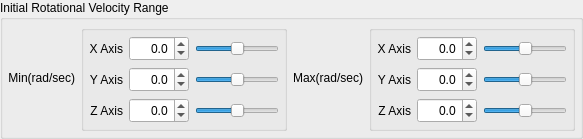
                   <widget class="QGroupBox" name="RadialShooterInitialRotationBox" >
                    <property name="sizePolicy" >
                     <sizepolicy vsizetype="Fixed" hsizetype="Expanding" >
                      <horstretch>0</horstretch>
                      <verstretch>0</verstretch>
                     </sizepolicy>
                    </property>
                    <property name="toolTip" >
                     <string>The inital rotational velocity range the Shooter applies to each particle</string>
                    </property>
                    <property name="title" >
                     <string>Initial Rotational Velocity Range</string>
                    </property>
                    <layout class="QHBoxLayout" name="horizontalLayout_8" >
                     <property name="margin" >
                      <number>5</number>
                     </property>
                     <item>
                      <widget class="QLabel" name="RadialShooterInitialMinRotationLabel" >
                       <property name="sizePolicy" >
                        <sizepolicy vsizetype="Fixed" hsizetype="Preferred" >
                         <horstretch>0</horstretch>
                         <verstretch>0</verstretch>
                        </sizepolicy>
                       </property>
                       <property name="text" >
                        <string>Min(rad/sec)</string>
                       </property>
                       <property name="alignment" >
                        <set>Qt::AlignRight|Qt::AlignTrailing|Qt::AlignVCenter</set>
                       </property>
                      </widget>
                     </item>
                     <item>
                      <widget class="QGroupBox" name="InitialMinRotationBox" >
                       <property name="sizePolicy" >
                        <sizepolicy vsizetype="Expanding" hsizetype="Expanding" >
                         <horstretch>0</horstretch>
                         <verstretch>0</verstretch>
                        </sizepolicy>
                       </property>
                       <property name="title" >
                        <string/>
                       </property>
                       <layout class="QGridLayout" name="gridLayout_11" >
                        <property name="margin" >
                         <number>5</number>
                        </property>
                        <item row="0" column="0" >
                         <widget class="QLabel" name="RadialShooterInitialMinRotationXLabel" >
                          <property name="sizePolicy" >
                           <sizepolicy vsizetype="Fixed" hsizetype="Preferred" >
                            <horstretch>0</horstretch>
                            <verstretch>0</verstretch>
                           </sizepolicy>
                          </property>
                          <property name="minimumSize" >
                           <size>
                            <width>0</width>
                            <height>25</height>
                           </size>
                          </property>
                          <property name="text" >
                           <string>X Axis</string>
                          </property>
                          <property name="alignment" >
                           <set>Qt::AlignRight|Qt::AlignTrailing|Qt::AlignVCenter</set>
                          </property>
                         </widget>
                        </item>
                        <item row="1" column="0" >
                         <widget class="QLabel" name="RadialShooterInitialMinRotationYLabel" >
                          <property name="sizePolicy" >
                           <sizepolicy vsizetype="Fixed" hsizetype="Preferred" >
                            <horstretch>0</horstretch>
                            <verstretch>0</verstretch>
                           </sizepolicy>
                          </property>
                          <property name="minimumSize" >
                           <size>
                            <width>0</width>
                            <height>25</height>
                           </size>
                          </property>
                          <property name="text" >
                           <string>Y Axis</string>
                          </property>
                          <property name="alignment" >
                           <set>Qt::AlignRight|Qt::AlignTrailing|Qt::AlignVCenter</set>
                          </property>
                         </widget>
                        </item>
                        <item row="2" column="0" >
                         <widget class="QLabel" name="RadialShooterInitialMinRotationZLabel" >
                          <property name="sizePolicy" >
                           <sizepolicy vsizetype="Fixed" hsizetype="Preferred" >
                            <horstretch>0</horstretch>
                            <verstretch>0</verstretch>
                           </sizepolicy>
                          </property>
                          <property name="minimumSize" >
                           <size>
                            <width>0</width>
                            <height>25</height>
                           </size>
                          </property>
                          <property name="text" >
                           <string>Z Axis</string>
                          </property>
                          <property name="alignment" >
                           <set>Qt::AlignRight|Qt::AlignTrailing|Qt::AlignVCenter</set>
                          </property>
                         </widget>
                        </item>
                        <item row="0" column="2" >
                         <widget class="QSlider" name="RadialShooterInitialMinRotationXSlider" >
                          <property name="minimum" >
                           <number>-100</number>
                          </property>
                          <property name="maximum" >
                           <number>100</number>
                          </property>
                          <property name="orientation" >
                           <enum>Qt::Horizontal</enum>
                          </property>
                         </widget>
                        </item>
                        <item row="0" column="1" >
                         <widget class="QDoubleSpinBox" name="RadialShooterInitialMinRotationXSpinBox" >
                          <property name="sizePolicy" >
                           <sizepolicy vsizetype="Fixed" hsizetype="Fixed" >
                            <horstretch>0</horstretch>
                            <verstretch>0</verstretch>
                           </sizepolicy>
                          </property>
                          <property name="minimumSize" >
                           <size>
                            <width>60</width>
                            <height>25</height>
                           </size>
                          </property>
                          <property name="maximumSize" >
                           <size>
                            <width>60</width>
                            <height>25</height>
                           </size>
                          </property>
                          <property name="alignment" >
                           <set>Qt::AlignRight|Qt::AlignTrailing|Qt::AlignVCenter</set>
                          </property>
                          <property name="decimals" >
                           <number>1</number>
                          </property>
                          <property name="minimum" >
                           <double>-10.000000000000000</double>
                          </property>
                          <property name="maximum" >
                           <double>10.000000000000000</double>
                          </property>
                          <property name="singleStep" >
                           <double>0.100000000000000</double>
                          </property>
                         </widget>
                        </item>
                        <item row="1" column="2" >
                         <widget class="QSlider" name="RadialShooterInitialMinRotationYSlider" >
                          <property name="minimum" >
                           <number>-100</number>
                          </property>
                          <property name="maximum" >
                           <number>100</number>
                          </property>
                          <property name="orientation" >
                           <enum>Qt::Horizontal</enum>
                          </property>
                         </widget>
                        </item>
                        <item row="1" column="1" >
                         <widget class="QDoubleSpinBox" name="RadialShooterInitialMinRotationYSpinBox" >
                          <property name="sizePolicy" >
                           <sizepolicy vsizetype="Fixed" hsizetype="Fixed" >
                            <horstretch>0</horstretch>
                            <verstretch>0</verstretch>
                           </sizepolicy>
                          </property>
                          <property name="minimumSize" >
                           <size>
                            <width>60</width>
                            <height>25</height>
                           </size>
                          </property>
                          <property name="maximumSize" >
                           <size>
                            <width>60</width>
                            <height>25</height>
                           </size>
                          </property>
                          <property name="alignment" >
                           <set>Qt::AlignRight|Qt::AlignTrailing|Qt::AlignVCenter</set>
                          </property>
                          <property name="decimals" >
                           <number>1</number>
                          </property>
                          <property name="minimum" >
                           <double>-10.000000000000000</double>
                          </property>
                          <property name="maximum" >
                           <double>10.000000000000000</double>
                          </property>
                          <property name="singleStep" >
                           <double>0.100000000000000</double>
                          </property>
                         </widget>
                        </item>
                        <item row="2" column="2" >
                         <widget class="QSlider" name="RadialShooterInitialMinRotationZSlider" >
                          <property name="minimum" >
                           <number>-100</number>
                          </property>
                          <property name="maximum" >
                           <number>100</number>
                          </property>
                          <property name="orientation" >
                           <enum>Qt::Horizontal</enum>
                          </property>
                         </widget>
                        </item>
                        <item row="2" column="1" >
                         <widget class="QDoubleSpinBox" name="RadialShooterInitialMinRotationZSpinBox" >
                          <property name="sizePolicy" >
                           <sizepolicy vsizetype="Fixed" hsizetype="Fixed" >
                            <horstretch>0</horstretch>
                            <verstretch>0</verstretch>
                           </sizepolicy>
                          </property>
                          <property name="minimumSize" >
                           <size>
                            <width>60</width>
                            <height>25</height>
                           </size>
                          </property>
                          <property name="maximumSize" >
                           <size>
                            <width>60</width>
                            <height>25</height>
                           </size>
                          </property>
                          <property name="alignment" >
                           <set>Qt::AlignRight|Qt::AlignTrailing|Qt::AlignVCenter</set>
                          </property>
                          <property name="decimals" >
                           <number>1</number>
                          </property>
                          <property name="minimum" >
                           <double>-10.000000000000000</double>
                          </property>
                          <property name="maximum" >
                           <double>10.000000000000000</double>
                          </property>
                          <property name="singleStep" >
                           <double>0.100000000000000</double>
                          </property>
                         </widget>
                        </item>
                       </layout>
                      </widget>
                     </item>
                     <item>
                      <widget class="QLabel" name="RadialShooterInitialMaxRotationLabel" >
                       <property name="sizePolicy" >
                        <sizepolicy vsizetype="Fixed" hsizetype="Preferred" >
                         <horstretch>0</horstretch>
                         <verstretch>0</verstretch>
                        </sizepolicy>
                       </property>
                       <property name="text" >
                        <string>Max(rad/sec)</string>
                       </property>
                       <property name="alignment" >
                        <set>Qt::AlignRight|Qt::AlignTrailing|Qt::AlignVCenter</set>
                       </property>
                      </widget>
                     </item>
                     <item>
                      <widget class="QGroupBox" name="InitialMaxRotation" >
                       <property name="sizePolicy" >
                        <sizepolicy vsizetype="Expanding" hsizetype="Expanding" >
                         <horstretch>0</horstretch>
                         <verstretch>0</verstretch>
                        </sizepolicy>
                       </property>
                       <property name="title" >
                        <string/>
                       </property>
                       <layout class="QGridLayout" name="gridLayout_10" >
                        <property name="margin" >
                         <number>5</number>
                        </property>
                        <item row="0" column="0" >
                         <widget class="QLabel" name="RadialShooterInitialMaxRotationXLabel" >
                          <property name="sizePolicy" >
                           <sizepolicy vsizetype="Fixed" hsizetype="Preferred" >
                            <horstretch>0</horstretch>
                            <verstretch>0</verstretch>
                           </sizepolicy>
                          </property>
                          <property name="minimumSize" >
                           <size>
                            <width>0</width>
                            <height>25</height>
                           </size>
                          </property>
                          <property name="text" >
                           <string>X Axis</string>
                          </property>
                          <property name="alignment" >
                           <set>Qt::AlignRight|Qt::AlignTrailing|Qt::AlignVCenter</set>
                          </property>
                         </widget>
                        </item>
                        <item row="1" column="0" >
                         <widget class="QLabel" name="RadialShooterInitialMaxRotationYLabel" >
                          <property name="sizePolicy" >
                           <sizepolicy vsizetype="Fixed" hsizetype="Preferred" >
                            <horstretch>0</horstretch>
                            <verstretch>0</verstretch>
                           </sizepolicy>
                          </property>
                          <property name="minimumSize" >
                           <size>
                            <width>0</width>
                            <height>25</height>
                           </size>
                          </property>
                          <property name="text" >
                           <string>Y Axis</string>
                          </property>
                          <property name="alignment" >
                           <set>Qt::AlignRight|Qt::AlignTrailing|Qt::AlignVCenter</set>
                          </property>
                         </widget>
                        </item>
                        <item row="2" column="0" >
                         <widget class="QLabel" name="RadialShooterInitialMaxRotationZLabel" >
                          <property name="sizePolicy" >
                           <sizepolicy vsizetype="Fixed" hsizetype="Preferred" >
                            <horstretch>0</horstretch>
                            <verstretch>0</verstretch>
                           </sizepolicy>
                          </property>
                          <property name="minimumSize" >
                           <size>
                            <width>0</width>
                            <height>25</height>
                           </size>
                          </property>
                          <property name="text" >
                           <string>Z Axis</string>
                          </property>
                          <property name="alignment" >
                           <set>Qt::AlignRight|Qt::AlignTrailing|Qt::AlignVCenter</set>
                          </property>
                         </widget>
                        </item>
                        <item row="0" column="1" >
                         <widget class="QDoubleSpinBox" name="RadialShooterInitialMaxRotationXSpinBox" >
                          <property name="sizePolicy" >
                           <sizepolicy vsizetype="Fixed" hsizetype="Fixed" >
                            <horstretch>0</horstretch>
                            <verstretch>0</verstretch>
                           </sizepolicy>
                          </property>
                          <property name="minimumSize" >
                           <size>
                            <width>60</width>
                            <height>25</height>
                           </size>
                          </property>
                          <property name="maximumSize" >
                           <size>
                            <width>60</width>
                            <height>25</height>
                           </size>
                          </property>
                          <property name="alignment" >
                           <set>Qt::AlignRight|Qt::AlignTrailing|Qt::AlignVCenter</set>
                          </property>
                          <property name="decimals" >
                           <number>1</number>
                          </property>
                          <property name="minimum" >
                           <double>-10.000000000000000</double>
                          </property>
                          <property name="maximum" >
                           <double>10.000000000000000</double>
                          </property>
                          <property name="singleStep" >
                           <double>0.100000000000000</double>
                          </property>
                         </widget>
                        </item>
                        <item row="0" column="2" >
                         <widget class="QSlider" name="RadialShooterInitialMaxRotationXSlider" >
                          <property name="minimum" >
                           <number>-100</number>
                          </property>
                          <property name="maximum" >
                           <number>100</number>
                          </property>
                          <property name="orientation" >
                           <enum>Qt::Horizontal</enum>
                          </property>
                         </widget>
                        </item>
                        <item row="1" column="1" >
                         <widget class="QDoubleSpinBox" name="RadialShooterInitialMaxRotationYSpinBox" >
                          <property name="sizePolicy" >
                           <sizepolicy vsizetype="Fixed" hsizetype="Fixed" >
                            <horstretch>0</horstretch>
                            <verstretch>0</verstretch>
                           </sizepolicy>
                          </property>
                          <property name="minimumSize" >
                           <size>
                            <width>60</width>
                            <height>25</height>
                           </size>
                          </property>
                          <property name="maximumSize" >
                           <size>
                            <width>60</width>
                            <height>25</height>
                           </size>
                          </property>
                          <property name="alignment" >
                           <set>Qt::AlignRight|Qt::AlignTrailing|Qt::AlignVCenter</set>
                          </property>
                          <property name="decimals" >
                           <number>1</number>
                          </property>
                          <property name="minimum" >
                           <double>-10.000000000000000</double>
                          </property>
                          <property name="maximum" >
                           <double>10.000000000000000</double>
                          </property>
                          <property name="singleStep" >
                           <double>0.100000000000000</double>
                          </property>
                         </widget>
                        </item>
                        <item row="1" column="2" >
                         <widget class="QSlider" name="RadialShooterInitialMaxRotationYSlider" >
                          <property name="minimum" >
                           <number>-100</number>
                          </property>
                          <property name="maximum" >
                           <number>100</number>
                          </property>
                          <property name="orientation" >
                           <enum>Qt::Horizontal</enum>
                          </property>
                         </widget>
                        </item>
                        <item row="2" column="2" >
                         <widget class="QSlider" name="RadialShooterInitialMaxRotationZSlider" >
                          <property name="minimum" >
                           <number>-100</number>
                          </property>
                          <property name="maximum" >
                           <number>100</number>
                          </property>
                          <property name="orientation" >
                           <enum>Qt::Horizontal</enum>
                          </property>
                         </widget>
                        </item>
                        <item row="2" column="1" >
                         <widget class="QDoubleSpinBox" name="RadialShooterInitialMaxRotationZSpinBox" >
                          <property name="sizePolicy" >
                           <sizepolicy vsizetype="Fixed" hsizetype="Fixed" >
                            <horstretch>0</horstretch>
                            <verstretch>0</verstretch>
                           </sizepolicy>
                          </property>
                          <property name="minimumSize" >
                           <size>
                            <width>60</width>
                            <height>25</height>
                           </size>
                          </property>
                          <property name="maximumSize" >
                           <size>
                            <width>60</width>
                            <height>25</height>
                           </size>
                          </property>
                          <property name="alignment" >
                           <set>Qt::AlignRight|Qt::AlignTrailing|Qt::AlignVCenter</set>
                          </property>
                          <property name="decimals" >
                           <number>1</number>
                          </property>
                          <property name="minimum" >
                           <double>-10.000000000000000</double>
                          </property>
                          <property name="maximum" >
                           <double>10.000000000000000</double>
                          </property>
                          <property name="singleStep" >
                           <double>0.100000000000000</double>
                          </property>
                         </widget>
                        </item>
                       </layout>
                      </widget>
                     </item>
                    </layout>
                   </widget>
